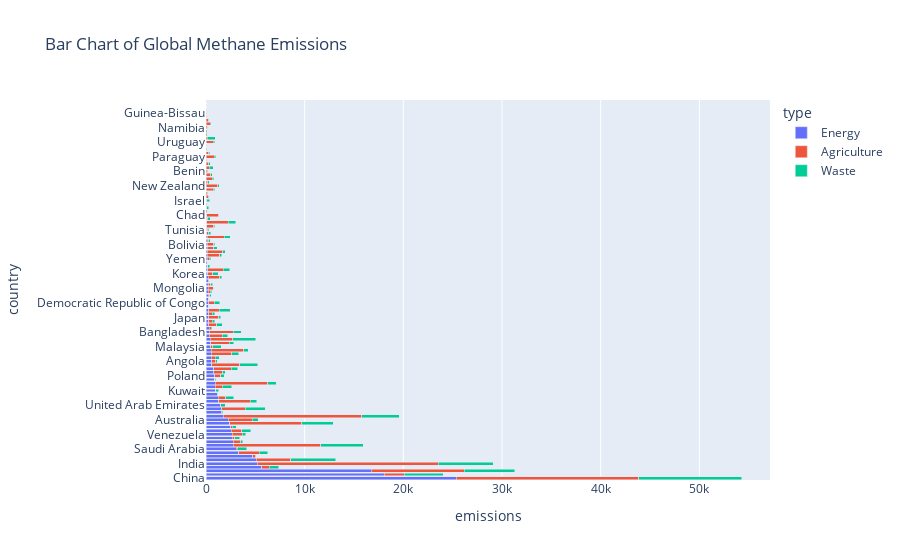

Source (notebook cell):
### Markdown cell above
---

### Code cell
fig = px.bar(df_segment_total20, x='emissions', y='country',color="type",barmode="stack", title='Bar Chart of Global Methane Emissions',hover_data=['region','baseYear'])

fig.show()

### Figure 1 — Plotly figure (JSON) as saved in the notebook; plotly's stock layout.template omitted (floating-point values rounded to 4 significant figures; data arrays with more than 128 entries replaced by an {"elided": "..."} marker saying what was removed)
{"data": [{"alignmentgroup": "True", "customdata": {"elided": "98x2 str values"}, "hovertemplate": "type=Energy<br>emissions=%{x}<br>country=%{y}<br>region=%{customdata[0]}<br>baseYear=%{customdata[1]}<extra></extra>", "legendgroup": "Energy", "marker": {"color": "#636efa", "pattern": {"shape": ""}}, "name": "Energy", "offsetgroup": "Energy", "orientation": "h", "showlegend": true, "textposition": "auto", "type": "bar", "x": [25370.0, 18080.0, 16770.0, 5630.0, 5185.0, 5080.0, 4740.0, 3306.0, 3051.0, 2761.0, 2741.0, 2669.0, 2643.0, 2548.0, 2515.0, 2421.0, 2232.0, 1756.0, 1599.0, 1581.0, 1439.0, 1307.0, 1239.0, 1139.0, 1002.0, 958.0, 920.4, 869.3, 865.3, 780.9, 778.2, 600.1, 568.7, 553.4, 535.2, 527.3, 474.0, 464.2, 448.2, 353.1, 334.3, 323.3, 285.8, 285.4, 283.3, 277.1, 274.6, 264.8, 260.7, 248.6, 237.7, 227.4, 216.9, 216.6, 209.2, 203.4, 200.3, 193.6, 190.7, 169.0, 145.2, 143.8, 143.1, 131.7, 128.1, 120.7, 116.4, 93.4, 77.23, 76.99, 60.93, 55.6, 51.42, 47.57, 47.21, 43.51, 43.21, 41.52, 41.1, 40.87, 37.33, 31.99, 29.51, 29.26, 26.63, 22.18, 21.07, 19.23, 16.35, 13.02, 11.62, 7.727, 7.599, 6.199, 5.937, 4.713, 2.631, 0.008], "xaxis": "x", "y": ["China", "Russia", "United States", "Iran", "India", "Indonesia", "Turkmenistan", "Nigeria", "Saudi Arabia", "European Union", "Kazakhstan", "Algeria", "Venezuela", "Canada", "Iraq", "Other", "Australia", "Brazil", "Libya", "Mexico", "United Arab Emirates", "Argentina", "South Africa", "Qatar", "Kuwait", "Egypt", "Pakistan", "Oman", "Poland", "Uzbekistan", "Colombia", "Other EU17 countries", "Angola", "Ukraine", "Thailand", "Other countries in Southeast Asia", "Malaysia", "Ethiopia", "Other countries in Europe", "Germany", "Bangladesh", "Azerbaijan", "Italy", "Romania", "Japan", "Ecuador", "United Kingdom", "Congo", "Democratic Republic of Congo", "Gabon", "Syria", "Mozambique", "Mongolia", "Cameroon", "Trinidad and Tobago", "Tanzania", "Korea", "France", "Bahrain", "Equatorial Guinea", "Yemen", "Kenya", "Sudan", "Peru", "Bolivia", "Ghana", "Philippines", "Cote d'Ivoire", "Tunisia", "South Sudan", "Vietnam", "Other EU7 countries", "Chad", "Guyana", "Jordan", "Brunei", "Israel", "Denmark", "Norway", "Niger", "New Zealand", "Sweden", "Somalia", "Netherlands", "Benin", "Morocco", "Cuba", "Togo", "Paraguay", "Senegal", "Estonia", "Slovenia", "Uruguay", "Botswana", "Eritrea", "Lebanon", "Namibia", "Guinea"], "yaxis": "y"}, {"alignmentgroup": "True", "customdata": {"elided": "104x2 str values"}, "hovertemplate": "type=Agriculture<br>emissions=%{x}<br>country=%{y}<br>region=%{customdata[0]}<br>baseYear=%{customdata[1]}<extra></extra>", "legendgroup": "Agriculture", "marker": {"color": "#EF553B", "pattern": {"shape": ""}}, "name": "Agriculture", "offsetgroup": "Agriculture", "orientation": "h", "showlegend": true, "textposition": "auto", "type": "bar", "x": [18500.0, 18360.0, 14020.0, 9409.0, 8851.0, 7259.0, 5319.0, 3518.0, 3300.0, 3153.0, 2812.0, 2450.0, 2421.0, 2410.0, 2284.0, 2193.0, 2082.0, 2079.0, 2022.0, 1910.0, 1796.0, 1715.0, 1564.0, 1549.0, 1269.0, 1251.0, 1224.0, 1180.0, 1156.0, 1073.0, 1065.0, 1015.0, 991.6, 901.7, 835.1, 802.5, 800.0, 762.1, 760.3, 751.9, 696.4, 695.7, 684.5, 673.8, 639.7, 625.7, 615.5, 555.5, 549.2, 508.4, 466.8, 438.2, 401.0, 377.1, 367.9, 359.9, 304.9, 295.4, 279.5, 267.5, 261.5, 257.6, 250.8, 240.1, 210.7, 195.2, 189.1, 185.7, 182.0, 181.3, 169.0, 168.2, 139.6, 133.1, 128.7, 121.0, 120.2, 105.7, 103.6, 97.72, 97.26, 86.27, 67.42, 57.4, 52.84, 50.74, 48.43, 47.44, 39.84, 37.06, 29.57, 27.72, 25.82, 23.87, 12.07, 11.37, 9.208, 7.323, 5.59, 4.346, 0.9646, 0.8412, 0.4387, 0.07872], "xaxis": "x", "y": ["China", "India", "Brazil", "United States", "European Union", "Other", "Pakistan", "Indonesia", "Other countries in Southeast Asia", "Argentina", "Other EU17 countries", "Australia", "Mexico", "Bangladesh", "Other countries in Europe", "Vietnam", "Nigeria", "Thailand", "Russia", "Ethiopia", "Colombia", "Philippines", "France", "Sudan", "Germany", "Kenya", "Chad", "Tanzania", "New Zealand", "Canada", "United Kingdom", "Venezuela", "Japan", "Uzbekistan", "Paraguay", "Iran", "Italy", "Kazakhstan", "South Africa", "Uruguay", "Niger", "South Sudan", "Egypt", "Bolivia", "Peru", "Somalia", "Poland", "Democratic Republic of Congo", "Mongolia", "Korea", "Netherlands", "Guinea", "Angola", "Ukraine", "Romania", "Ecuador", "Turkmenistan", "Morocco", "Cameroon", "Cuba", "Senegal", "Algeria", "Central African Republic", "Denmark", "Mozambique", "Azerbaijan", "Malaysia", "Cote d'Ivoire", "Namibia", "Yemen", "Ghana", "Iraq", "Other EU7 countries", "Syria", "Sweden", "Saudi Arabia", "Eritrea", "Benin", "Norway", "Tunisia", "Botswana", "Sierra Leone", "Libya", "Guyana", "Guinea-Bissau", "Togo", "Slovenia", "United Arab Emirates", "Israel", "Oman", "Gambia", "Estonia", "Jordan", "Congo", "Lebanon", "Qatar", "Liberia", "Kuwait", "Gabon", "Trinidad and Tobago", "Bahrain", "Brunei", "Equatorial Guinea", "Seychelles"], "yaxis": "y"}, {"alignmentgroup": "True", "customdata": {"elided": "104x2 str values"}, "hovertemplate": "type=Waste<br>emissions=%{x}<br>country=%{y}<br>region=%{customdata[0]}<br>baseYear=%{customdata[1]}<extra></extra>", "legendgroup": "Waste", "marker": {"color": "#00cc96", "pattern": {"shape": ""}}, "name": "Waste", "offsetgroup": "Waste", "orientation": "h", "showlegend": true, "textposition": "auto", "type": "bar", "x": [10420.0, 5552.0, 5118.0, 4569.0, 4321.0, 3931.0, 3800.0, 3214.0, 2322.0, 1995.0, 1850.0, 1113.0, 955.8, 947.9, 931.4, 898.0, 893.9, 862.4, 854.3, 843.4, 834.2, 825.3, 783.8, 705.7, 704.0, 649.8, 643.7, 630.9, 619.0, 605.1, 579.6, 566.8, 527.3, 511.0, 462.7, 436.8, 414.9, 405.1, 401.9, 380.0, 362.2, 355.1, 347.6, 282.5, 280.4, 258.0, 249.8, 244.4, 243.3, 235.4, 233.2, 227.6, 220.2, 200.5, 198.9, 194.5, 180.6, 172.4, 169.2, 165.3, 161.5, 160.4, 159.8, 159.4, 155.7, 152.3, 151.5, 138.3, 137.8, 121.8, 115.3, 112.2, 108.4, 108.2, 104.3, 101.4, 87.09, 83.36, 70.2, 68.94, 64.56, 64.4, 62.29, 50.0, 48.03, 46.46, 42.11, 40.27, 37.9, 37.33, 30.08, 24.04, 22.86, 21.21, 19.37, 17.91, 16.66, 15.86, 14.09, 11.92, 9.676, 8.759, 8.315, 2.491], "xaxis": "x", "y": ["China", "India", "United States", "Indonesia", "European Union", "Russia", "Brazil", "Other", "Other countries in Europe", "Mexico", "Other EU17 countries", "United Kingdom", "Saudi Arabia", "Egypt", "Iran", "Canada", "Malaysia", "Nigeria", "Pakistan", "Botswana", "South Africa", "Bangladesh", "Vietnam", "Argentina", "Thailand", "Philippines", "Colombia", "France", "Australia", "Germany", "Italy", "Democratic Republic of Congo", "Korea", "Algeria", "United Arab Emirates", "Other countries in Southeast Asia", "Ethiopia", "Morocco", "Ukraine", "Venezuela", "Iraq", "Peru", "Poland", "Israel", "Uzbekistan", "Kuwait", "Other EU7 countries", "Romania", "Japan", "Ecuador", "Sudan", "Tanzania", "Cote d'Ivoire", "Jordan", "Kazakhstan", "Cameroon", "Kenya", "Bahrain", "Syria", "New Zealand", "Yemen", "Cuba", "Sweden", "Ghana", "Mozambique", "Niger", "Angola", "Uruguay", "Netherlands", "South Sudan", "Paraguay", "Lebanon", "Somalia", "Tunisia", "Azerbaijan", "Senegal", "Bolivia", "Libya", "Chad", "Guinea", "Oman", "Qatar", "Trinidad and Tobago", "Sierra Leone", "Turkmenistan", "Norway", "Benin", "Denmark", "Togo", "Estonia", "Congo", "Eritrea", "Central African Republic", "Gabon", "Liberia", "Slovenia", "Mongolia", "Namibia", "Gambia", "Equatorial Guinea", "Brunei", "Guinea-Bissau", "Guyana", "Seychelles"], "yaxis": "y"}], "layout": {"barmode": "stack", "legend": {"title": {"text": "type"}, "tracegroupgap": 0}, "title": {"text": "Bar Chart of Global Methane Emissions"}, "xaxis": {"anchor": "y", "domain": [0, 1], "title": {"text": "emissions"}}, "yaxis": {"anchor": "x", "domain": [0, 1], "title": {"text": "country"}}}}
